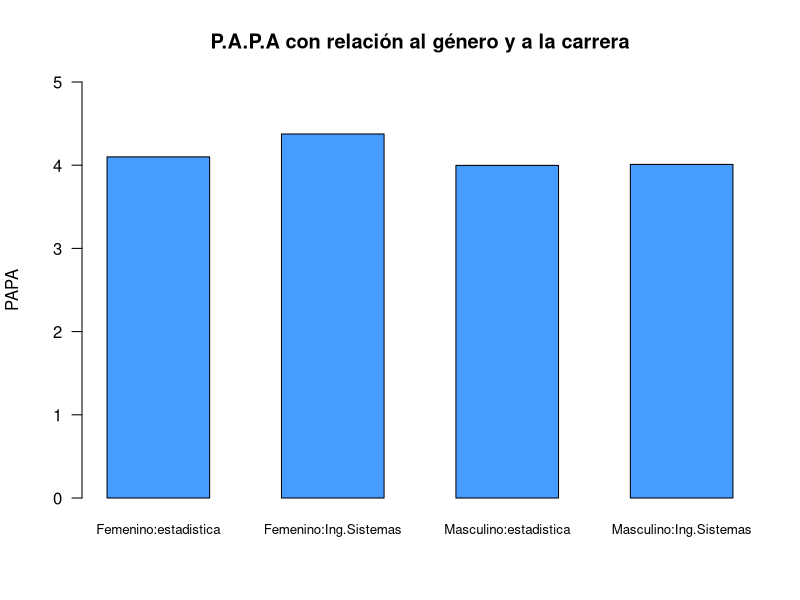
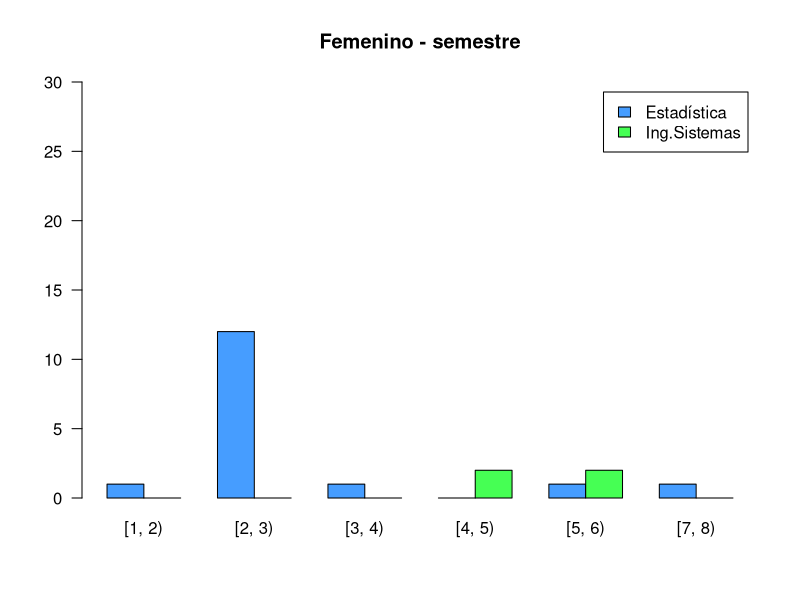
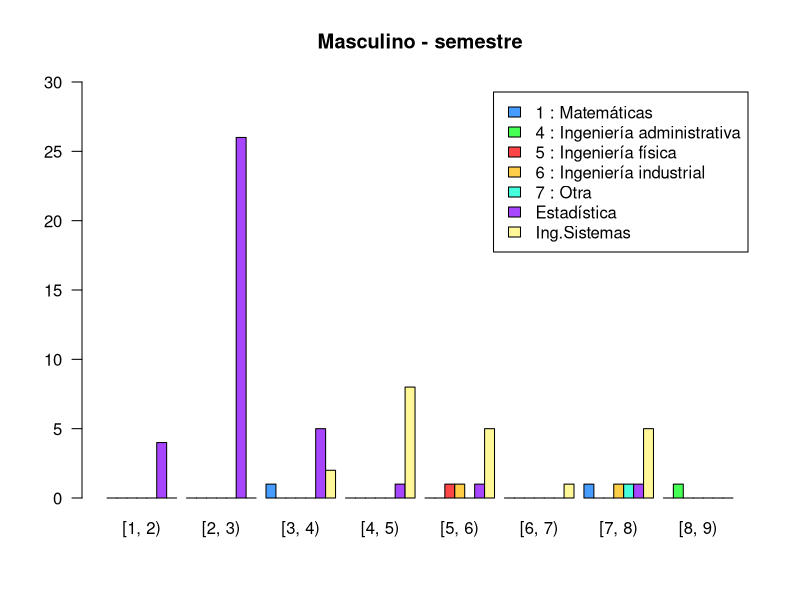
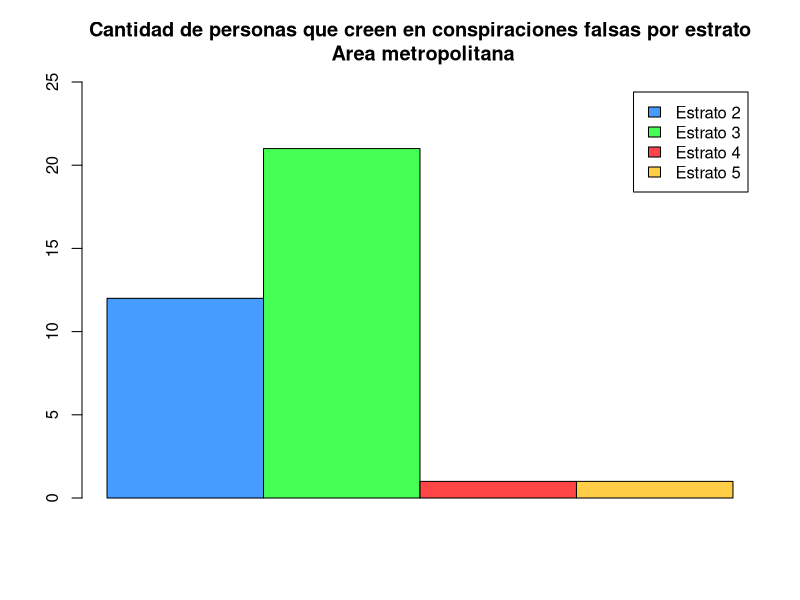
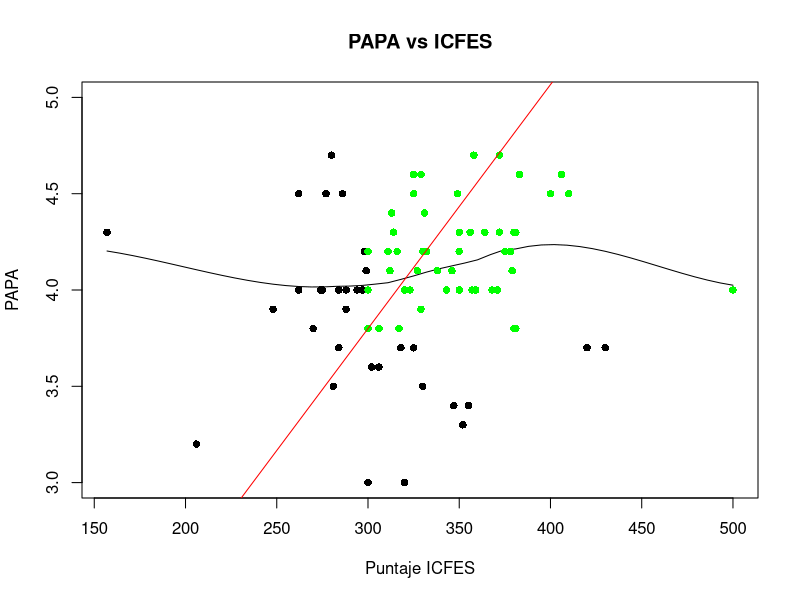
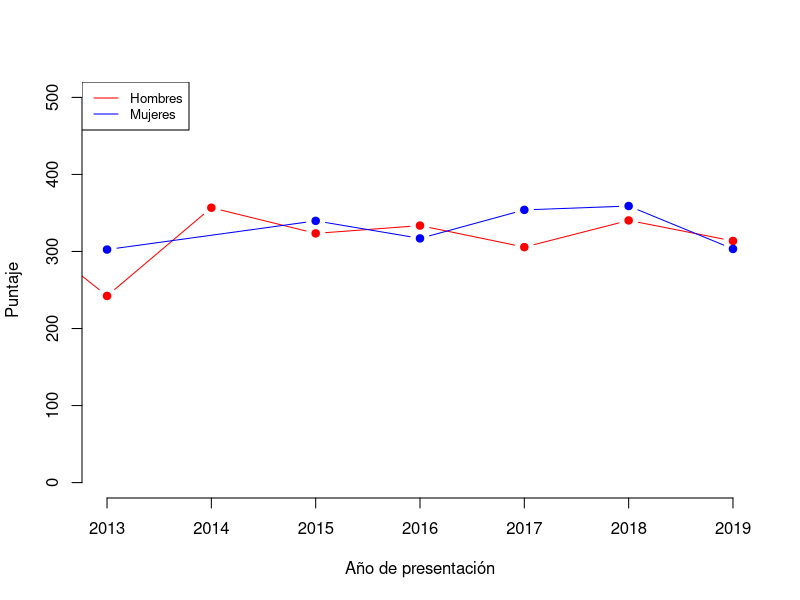

These figures' R source, in order: (Note: this script raises an error after producing the figures.)
## ---- chunk 1
knitr::opts_chunk$set(echo = FALSE,
                      message = FALSE,
                      warning = FALSE)
## ---- chunk 2
## Paquetes usados en el análisis.
library(tidyverse)
## ---- chunk 3
## Lectura de una base de datos tipo ".csv"
encuesta <- read.csv("encuesta1.csv", encoding = "UTF-8")
## ---- chunk 4
encuesta <- encuesta %>% 
  mutate(Q02_FechaNac = as.Date(as.character(Q02_FechaNac), "%Y-%m-%d"))
encuesta <- encuesta %>% 
  mutate(Q07_FechaSaber11 = as.Date(as.character(Q07_FechaSaber11), "%Y-%m-%d"))
## ---- chunk 5
##Papa por fuera del límite
encuesta$Q08_PAPA[encuesta$Q08_PAPA == 45 & !is.na(encuesta$Q08_PAPA)] <- 4.5
## ---- chunk 6
##Q04_semestre: reemplazar NaN por promedio de cada carrera
estadisticos <- encuesta %>%
  filter(Q03_Carrera == "3 : Estadística")

promedioSemestreEstadisticos <- round(mean(estadisticos$Q04_Semestre, na.rm=TRUE), 1)
encuesta$Q04_Semestre[is.na(encuesta$Q04_Semestre)] <- promedioSemestreEstadisticos
## ---- chunk 7
##Prueba realizada del 2000 al 2011-2: modificar escala R = 5*P
encuesta$Q05_Saber11[encuesta$Q05_Saber11 == 73] <- 73*5
## ---- chunk 8
##q08_papa: rellenar na con promedio de cada carrera
promedioPapaEstadisticos <- round(mean(estadisticos$Q08_PAPA[estadisticos$Q04_Semestre >= 2 & estadisticos$Q04_Semestre <= 3], na.rm=TRUE), 1)
encuesta$Q08_PAPA[is.na(encuesta$Q08_PAPA) & encuesta$Q03_Carrera == "3 : Estadística"] <- promedioPapaEstadisticos
## ---- chunk 9
##Cambiar fecha del icfes 2021 a 2019 porque está en el semestre 2
encuesta$Q07_FechaSaber11[encuesta$Q07_FechaSaber11 == as.Date("2021-08-08")] <- as.Date("2019-08-11")

##Cambiar puntaje=0 por promedio de puntajes obtenidos en ese año
icfes2019 <- encuesta %>%
  filter(Q07_FechaSaber11 >= as.Date("2019-01-01") & Q07_FechaSaber11 < as.Date("2020-01-01"))
promedioIcfes2019 <- round(mean(icfes2019$Q05_Saber11))
encuesta$Q05_Saber11[encuesta$Q05_Saber11 == 0 & encuesta$Q07_FechaSaber11 == as.Date("2019-08-08")] <- promedioIcfes2019
encuesta$Q05_Saber11[encuesta$Q05_Saber11 > 500 | encuesta$Q05_Saber11 <= 0] <- NaN
## ---- chunk 10
##Se obtiene el valor numérico del estrato
encuesta <- encuesta %>% 
  mutate(Q10_Estrato = as.numeric(substr(Q10_Estrato, 5,5)))
## ---- chunk 11
##q10_estrato: reemplazar "no se conoce" con el promedio de los estratos de los recursos que posee
promedioEstratoWifiPropio <- mean(encuesta$Q10_Estrato[encuesta$Q14_RecursosInformaticos..Wifi.propio == 1],  na.rm=TRUE)
promedioEstratoPortatilPropio <- mean(encuesta$Q10_Estrato[encuesta$Q14_RecursosInformaticos..Portátil.propio == 1], na.rm=TRUE)
encuesta$Q10_Estrato[is.na(encuesta$Q10_Estrato)] <- round(mean(promedioEstratoWifiPropio, promedioEstratoPortatilPropio))
## ---- chunk 12
##Cambiar rango de porcentajes: de 0-1 a 0-100 
encuesta$Q25_PorcentArea[encuesta$Q25_PorcentArea == 0.1] <- 10
encuesta$Q27_PorcentDivisor[encuesta$Q27_PorcentDivisor == 0.5] <- 50
## ---- chunk 13
## Filtros


## Filtro mujeres de estadistica.

Pap_fem_sta <- encuesta %>%
  filter(encuesta$Q01_Genero == "2 : Femenino" & encuesta$Q03_Carrera == "3 : Estadística")

## Filtro hombres de estadistica.

Pap_mas_sta <- encuesta %>%
  filter(encuesta$Q01_Genero == "1 : Masculino" & encuesta$Q03_Carrera == "3 : Estadística")

## Filtro mujeres de Sistemas.

Pap_fem_sis <- encuesta %>%
  filter(encuesta$Q01_Genero == "2 : Femenino" & encuesta$Q03_Carrera == "2 : Ingeniería de sistemas e informática")

## Filtro hombres de Sistemas.

Pap_mas_sis <- encuesta %>%
  filter(encuesta$Q01_Genero == "1 : Masculino" & encuesta$Q03_Carrera == "2 : Ingeniería de sistemas e informática")


## Las demas variables como son las carreras de Ingenieria Administrativa, Matematicas, Ingenieria Fisica y otras no se van a tomar en cuenta ya que la frecuencia de estas es menor comparadas con las demas (Estadistica e Ingenieria de Sistemas) y no se puede hacer un buen analisis con estas.

## ---- chunk 14
## PROMEDIOS

## Mujeres estadistica

Prom_fem_t <- mean(Pap_fem_sta$Q08_PAPA)

## Hombres estadistica

Prom_mas_t <- mean(Pap_mas_sta$Q08_PAPA)

## Mujeres Sistemas

Prom_fem_s <- mean(Pap_fem_sis$Q08_PAPA)
## Hombres Sistemas

Prom_mas_s <- mean(Pap_mas_sis$Q08_PAPA)

## ---- chunk 15
## Grafica

## Se crea una matriz para poder hacer la grafica de barras.

Femenino_estadistica <- Prom_fem_t 
Mascuino_estadistica <- Prom_mas_t 
Femenino_Ing.Sistemas <- Prom_fem_s 
Masculino_Ing.Sistemas <- Prom_mas_s

Tabla_datos <- t(matrix(cbind(Femenino_estadistica, Femenino_Ing.Sistemas, Mascuino_estadistica, Masculino_Ing.Sistemas )))

Tabla_datos
  colnames(Tabla_datos) <- c("Femenino:estadistica", "Femenino:Ing.Sistemas", "Masculino:estadistica", "Masculino:Ing.Sistemas")

  
barplot(Tabla_datos,
        col = c("#469dff"),
        las = 1, 
        ylim = c(0, 5), 
        ylab = "PAPA",
        main = "P.A.P.A con relación al género y a la carrera", 
        cex.names = 0.8,
        space = c(0.7, 0.7, 0.7, 0.7))

## ---- chunk 16
dt <- encuesta[,c("Q01_Genero","Q03_Carrera", "Q04_Semestre" )] # Nueva base con las variables para este analisis

#dt <- dt %>%
#  filter(dt$Q03_Carrera == "3 : Estadística" | dt$Q03_Carrera == "2 : Ingeniería de sistemas e #informática" )

dt$sem_int <- dt$Q04_Semestre
dt$sem_int[dt$Q04_Semestre >= 1.0 & dt$Q04_Semestre < 2.0]  <- "[1, 2)"
dt$sem_int[dt$Q04_Semestre >= 2.0 & dt$Q04_Semestre < 3.0]  <- "[2, 3)"
dt$sem_int[dt$Q04_Semestre >= 3.0 & dt$Q04_Semestre < 4.0]  <- "[3, 4)"
dt$sem_int[dt$Q04_Semestre >= 4.0 & dt$Q04_Semestre < 5.0]  <- "[4, 5)"
dt$sem_int[dt$Q04_Semestre >= 5.0 & dt$Q04_Semestre < 6.0]  <- "[5, 6)"
dt$sem_int[dt$Q04_Semestre >= 6.0 & dt$Q04_Semestre < 7.0]  <- "[6, 7)"
dt$sem_int[dt$Q04_Semestre >= 7.0 & dt$Q04_Semestre < 8.0]  <- "[7, 8)"
dt$sem_int[dt$Q04_Semestre >= 8.0 & dt$Q04_Semestre < 9.0]  <- "[8, 9)"

dt$car_str <- dt$Q03_Carrera
dt$car_str[dt$Q03_Carrera == "2 : Ingeniería de sistemas e informática"] <- "Ing.Sistemas"
dt$car_str[dt$Q03_Carrera == "3 : Estadística"] <- "Estadística"

## ---- chunk 17
table(dt$Q01_Genero, dt$sem_int)
table(dt$Q03_Carrera, dt$sem_int)
table(dt$Q03_Carrera, dt$sem_int,dt$Q01_Genero)

dt_m <- dt %>%
  filter(dt$Q01_Genero == "1 : Masculino")
dt_f <- dt %>%
  filter(dt$Q01_Genero == "2 : Femenino")

a1 <- table(dt_m$car_str, dt_m$sem_int)
a2 <- table(dt_f$car_str, dt_f$sem_int)

palette(c("#469dff", "#46ff54", "#ff4646", "#ffcd46", "#46ffdd", "#a846ff", "#FFF798"))


 
barplot(a2, 
        beside = TRUE, 
        las = 1, 
        ylim = c(0, 30), 
        main = "Femenino - semestre",
        col = c(1, 2),
        legend = TRUE)


barplot(a1, beside = TRUE, 
        las = 1, 
        main = "Masculino - semestre", 
        ylim = c(0, 30),
        col = c(1, 2, 3, 4, 5, 6, 7),
        legend = TRUE)

## ---- chunk 18
# filtro de las personas que viven en el area metropolitana

per_metro <- encuesta %>%
  filter(encuesta$Q09_EnAreaMetropolitana == 1)


## Se toman en cuenta las personas que creen en conspiraciones falsas.

#El hombre nunca llegó a la luna, es un montaje de Hollywood.

#Las vacunas no sirven y son una conspiración de las multinacionales farmacéuticas para enriquecerse.

#La tierra es hueca y en su interior existe una civilización oculta

#Los alienígenas visitaron las civilizaciones antiguas, influyeron en sus historia y construyeron los mega monumentos de la antiguedad

#Los efectos del cambio climático son naturales, y el escándalo se debe a conspiraciones de ambientalistas y de ciertos gremios económicos.

# Las ráfagas solares causan los sismos en la tierra.
## ---- chunk 19
per_metro$cree_sn[per_metro$Q15_Alunizaje == 1 | 
                    per_metro$Q18_Vacunas == 1 | 
                    per_metro$Q21_TierraHueca == 1|
                    per_metro$Q22_alienigenas == 1 |
                    per_metro$Q23_CambioClimatico == 1 |
                    per_metro$Q20_RafagasSolares == 1] <- "SI"



creen_cons <- per_metro %>%
  filter

creen_cons$Q10_Estrato[creen_cons$Q10_Estrato == 2] <- "Estrato 2"
creen_cons$Q10_Estrato[creen_cons$Q10_Estrato == 3] <- "Estrato 3"
creen_cons$Q10_Estrato[creen_cons$Q10_Estrato == 4] <- "Estrato 4"
creen_cons$Q10_Estrato[creen_cons$Q10_Estrato == 5] <- "Estrato 5"

tabla_metro <- table(creen_cons$Q10_Estrato, creen_cons$cree_sn)

barplot(tabla_metro, 
        legend = TRUE, 
        ylim = c(0, 25),
        beside = TRUE ,
        col = c(1, 2, 3, 4),
        main = "Cantidad de personas que creen en conspiraciones falsas por estrato\n Area metropolitana",
        names = "")


## ---- chunk 20
papaConIcfes <- encuesta %>%
  select(Q05_Saber11, Q08_PAPA)

papaConIcfesBueno <- papaConIcfes %>%
  filter(Q05_Saber11 >= 300 & Q08_PAPA >= 3.8)

scatter.smooth(encuesta$Q05_Saber11, encuesta$Q08_PAPA,
     pch=16, ylim=c(3,5),
     main="PAPA vs ICFES",
     xlab="Puntaje ICFES",
     ylab="PAPA")

points(papaConIcfesBueno$Q05_Saber11, papaConIcfesBueno$Q08_PAPA,
       pch=16, col="green")

abline(0,3.8/300, col="red")
## ---- chunk 21
buenPapaIcfes <-  nrow(encuesta %>% filter(Q05_Saber11 >= 300 & Q08_PAPA >= 3.8))
buenPapaIcfes/nrow(encuesta %>% filter(!is.na(Q05_Saber11) & !is.na(Q08_PAPA)))
## ---- chunk 22
buenPapaIcfes2 <-  nrow(encuesta %>% filter(Q05_Saber11 <= 300 & Q08_PAPA >= 3.8))
buenPapaIcfes2/nrow(encuesta %>% filter(!is.na(Q05_Saber11) & !is.na(Q08_PAPA)))
## ---- chunk 23
puntajesIcfes <- encuesta %>% 
  mutate(añoIcfes = format(encuesta$Q07_FechaSaber11,"%Y")) %>%
  select(Q01_Genero, Q05_Saber11, añoIcfes)

puntajesHombres <- puntajesIcfes %>% filter(Q01_Genero == "1 : Masculino") %>%
  group_by(añoIcfes) %>% summarise(puntajePromedio = mean(Q05_Saber11, na.rm=TRUE))

puntajesMujeres <- puntajesIcfes %>% filter(Q01_Genero == "2 : Femenino") %>%
  group_by(añoIcfes) %>% summarise(puntajePromedio = mean(Q05_Saber11, na.rm=TRUE))

plot(puntajesHombres$añoIcfes, puntajesHombres$puntajePromedio, type = "b",
     frame = FALSE, pch = 19, col = "red", xlab = "Año de presentación", ylab = "Puntaje",
     xlim=c(2013,2019), ylim=c(0,500))

lines(puntajesMujeres$añoIcfes, puntajesMujeres$puntajePromedio, pch = 19,
      col = "blue", type = "b", lty = 1)

legend("topleft", legend=c("Hombres", "Mujeres"),
       col=c("red", "blue"), lty = 1:1, cex=0.8)
## ---- chunk 24
instalaronR_Rstudio <- encuesta %>%
  filter(Q11_R == 1 & Q12_RStudio == 1) %>%
  select(Q03_Carrera) %>% count(Q03_Carrera)

noInstalaronR_Rstudio <- encuesta %>%
  filter(Q11_R == 0 | Q12_RStudio == 0) %>%
  select(Q03_Carrera) %>% count(Q03_Carrera)

noInstalaronR_Rstudio
## ---- chunk 25
hombresCreenAlienigenas <- encuesta %>%
  filter(Q22_alienigenas == 1 & Q01_Genero == "1 : Masculino") %>%
  select(edad)

hombresNoCreenAlienigenas <- encuesta %>%
  filter(Q22_alienigenas == 0 & Q01_Genero == "1 : Masculino") %>%
  select(edad)
